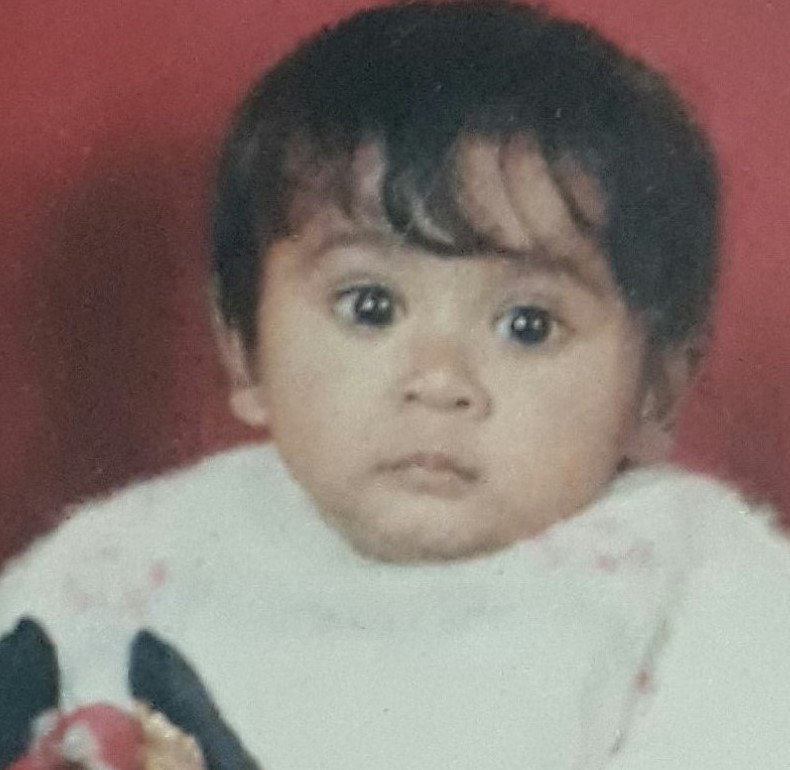
#> input picture Projects/Sketching/19.jpg, 790 x 770 px
$ python main.py
#> lines starting #> are read from the running program, lines starting #| are printed output that depends on the picture
import cv2

image=cv2.imread("19.jpg")
#> image is the input picture: shape (770, 790, 3); mean B, G, R 116.7, 122.4, 136.7
cv2.imshow("Image",image)
cv2.waitKey(0)

gray_image=cv2.cvtColor(image,cv2.COLOR_BGR2GRAY)
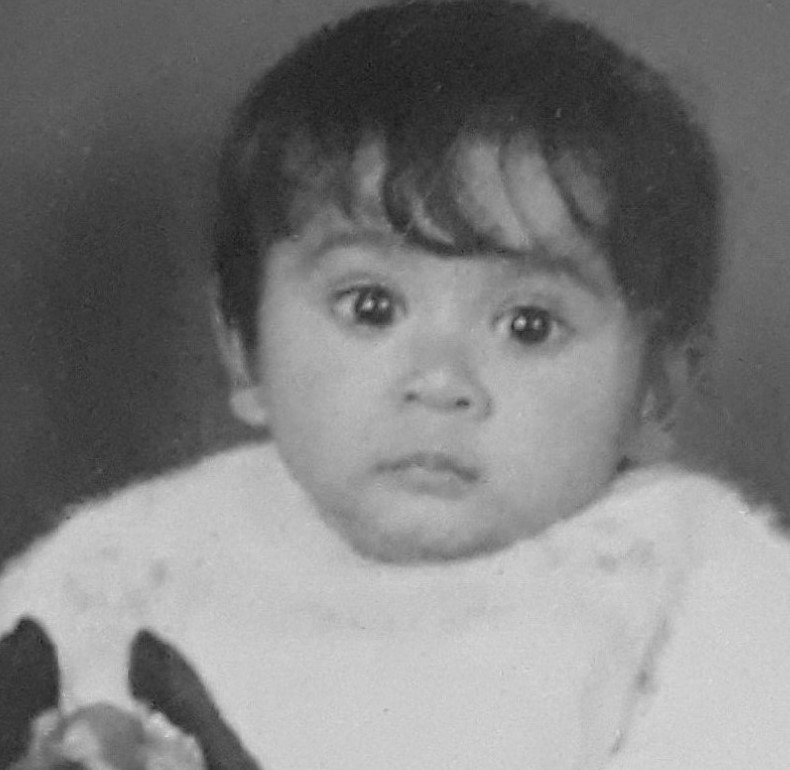
#> gray_image: shape (770, 790); min 20, max 220, mean 126
cv2.imshow("New",gray_image)
cv2.waitKey(0)

inverted_image=255-gray_image
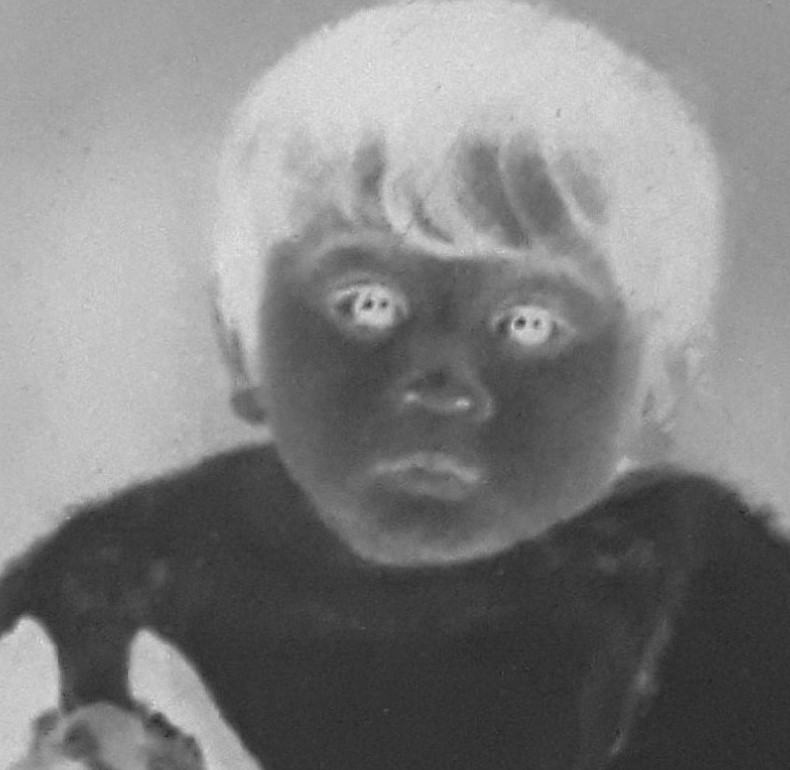
#> inverted_image: shape (770, 790); min 35, max 235, mean 129
cv2.imshow("Inverted",inverted_image)
cv2.waitKey(0)
blurred=cv2.GaussianBlur(inverted_image,(21,21),0)
''
inverted_blurred=255-blurred
pencil_sketch=cv2.divide(gray_image,inverted_blurred,scale=256.0)
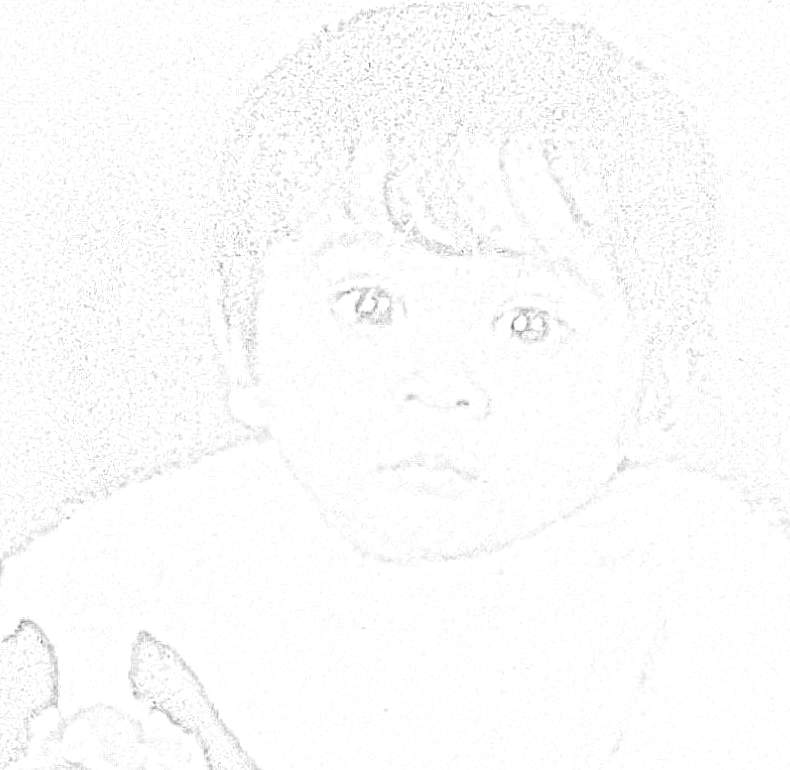
#> pencil_sketch: shape (770, 790); min 103, max 255, mean 252
cv2.imshow('Sketch',pencil_sketch)
cv2.waitKey(0)

cv2.imshow('Original Image',image)
cv2.imshow('Pencil Sketch',pencil_sketch)
cv2.waitKey(0)

$ run again, with Projects/Sketching/12.jpg copied over Projects/Sketching/19.jpg
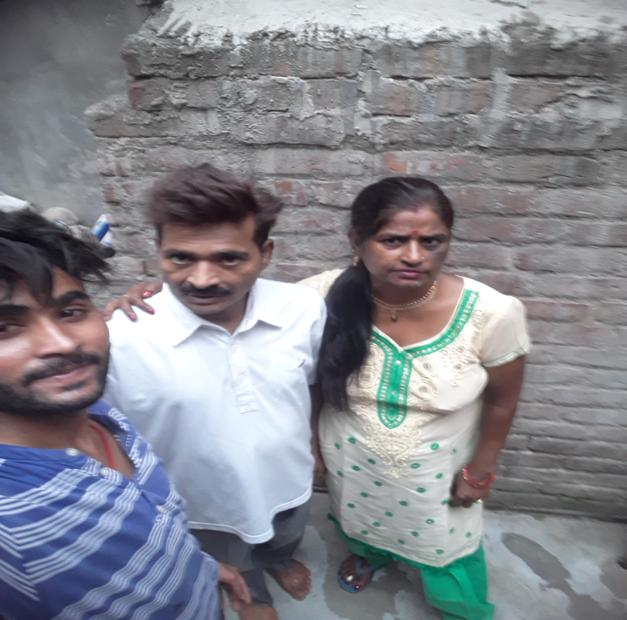
#> input picture Projects/Sketching/12.jpg, 627 x 620 px
#> image is the input picture: shape (620, 627, 3); mean B, G, R 141.2, 134.4, 133.3
#> `blurred=cv2.GaussianBlur(inverted_image,(21,21),0)`:
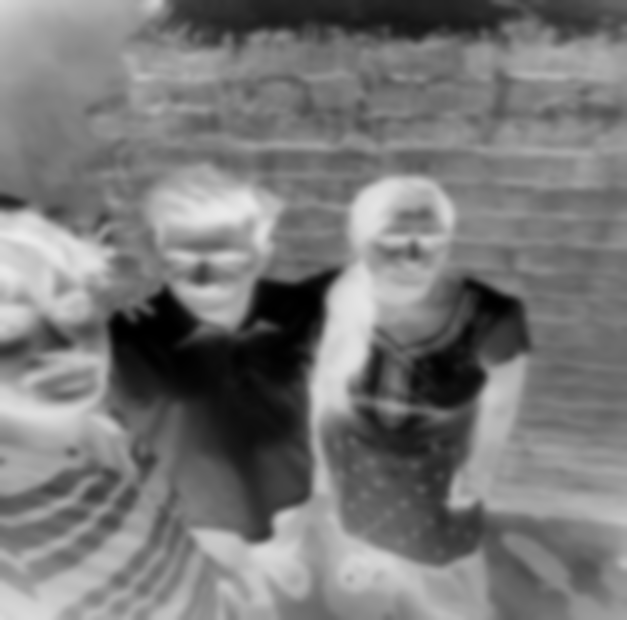
#> blurred: shape (620, 627); min 0, max 235, mean 120.2
#> `pencil_sketch=cv2.divide(gray_image,inverted_blurred,scale=256.0)`:
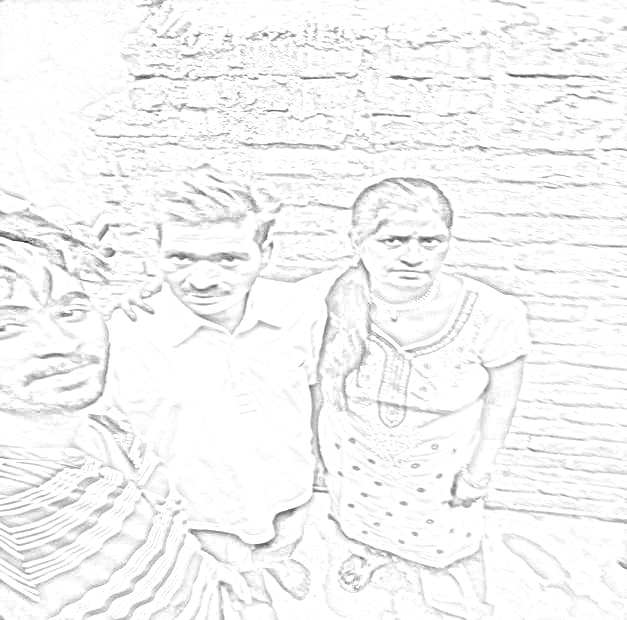
#> pencil_sketch: shape (620, 627); min 28, max 255, mean 245.2

$ run again, with Projects/Sketching/18.jpg copied over Projects/Sketching/19.jpg
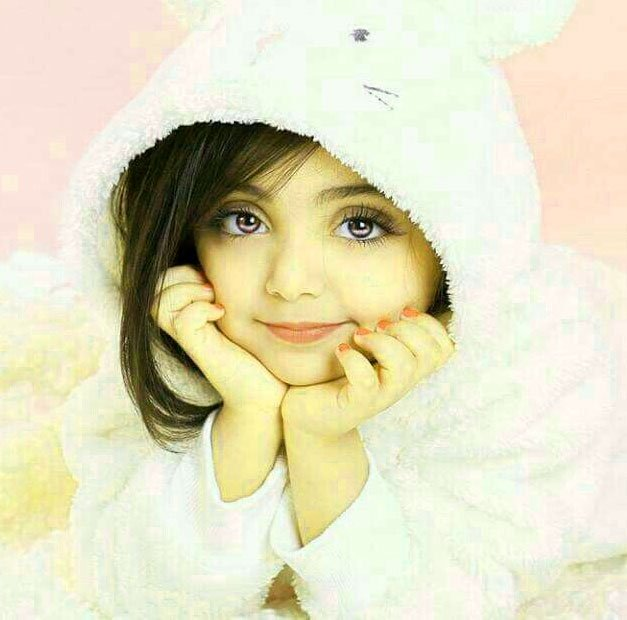
#> input picture Projects/Sketching/18.jpg, 627 x 620 px
#> image is the input picture: shape (620, 627, 3); mean B, G, R 192.2, 221.6, 225.4
#> `blurred=cv2.GaussianBlur(inverted_image,(21,21),0)`:
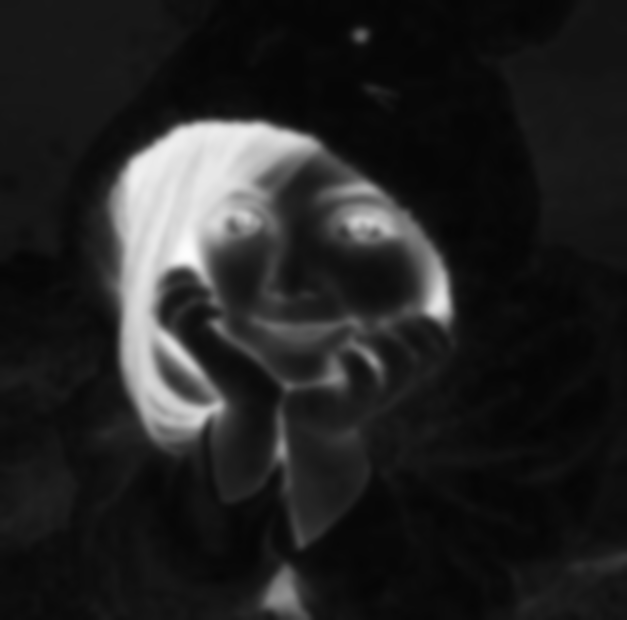
#> blurred: shape (620, 627); min 5, max 253, mean 35.6
#> `pencil_sketch=cv2.divide(gray_image,inverted_blurred,scale=256.0)`:
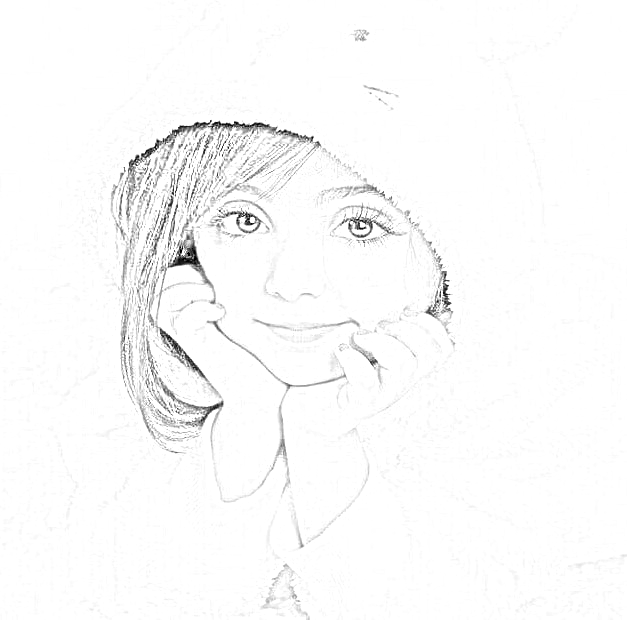
#> pencil_sketch: shape (620, 627); min 0, max 255, mean 250.2
